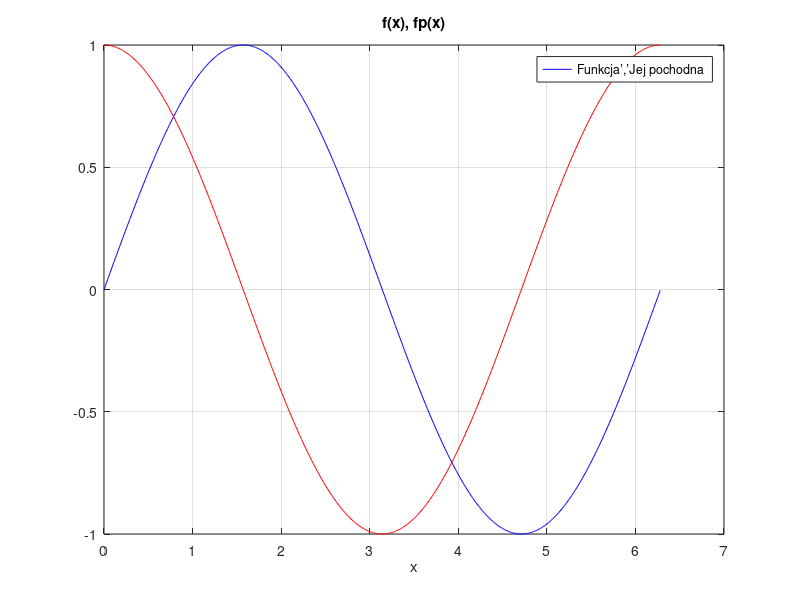

Write MATLAB code to recreate this figure. (Note: this script raises an error after producing the figure.)
clear all
close all
clc


it = 14;
a = pi-pi/5; b=pi+pi/5; % znajdz zero funkcji y=sin(x) dla x=pi
f = @(x) sin(x); % definicja funkcji
fp = @(x) cos(x); % definicja pochodnej funkcji
x = 0 : 0.01 : 2*pi;
plot( x, f(x), 'b-', x, fp(x),'r-'); grid; xlabel('x'); title('f(x), fp(x)');
legend('Funkcja’,’Jej pochodna'); pause
cb = nonlinsolvers( f, fp, a, b, 'bisection', it );
%cr = nonlinsolvers( f, fp, a, b, 'regula-falsi', it);
%cn = nonlinsolvers( f, fp, a, b, 'newton-raphson', it);
plot( 1:it,cb,'o-'); xlabel('iter'); title('c(iter)')
grid on, legend('Bisection')
%wartości pi + 0,0001*pi = 3,1416